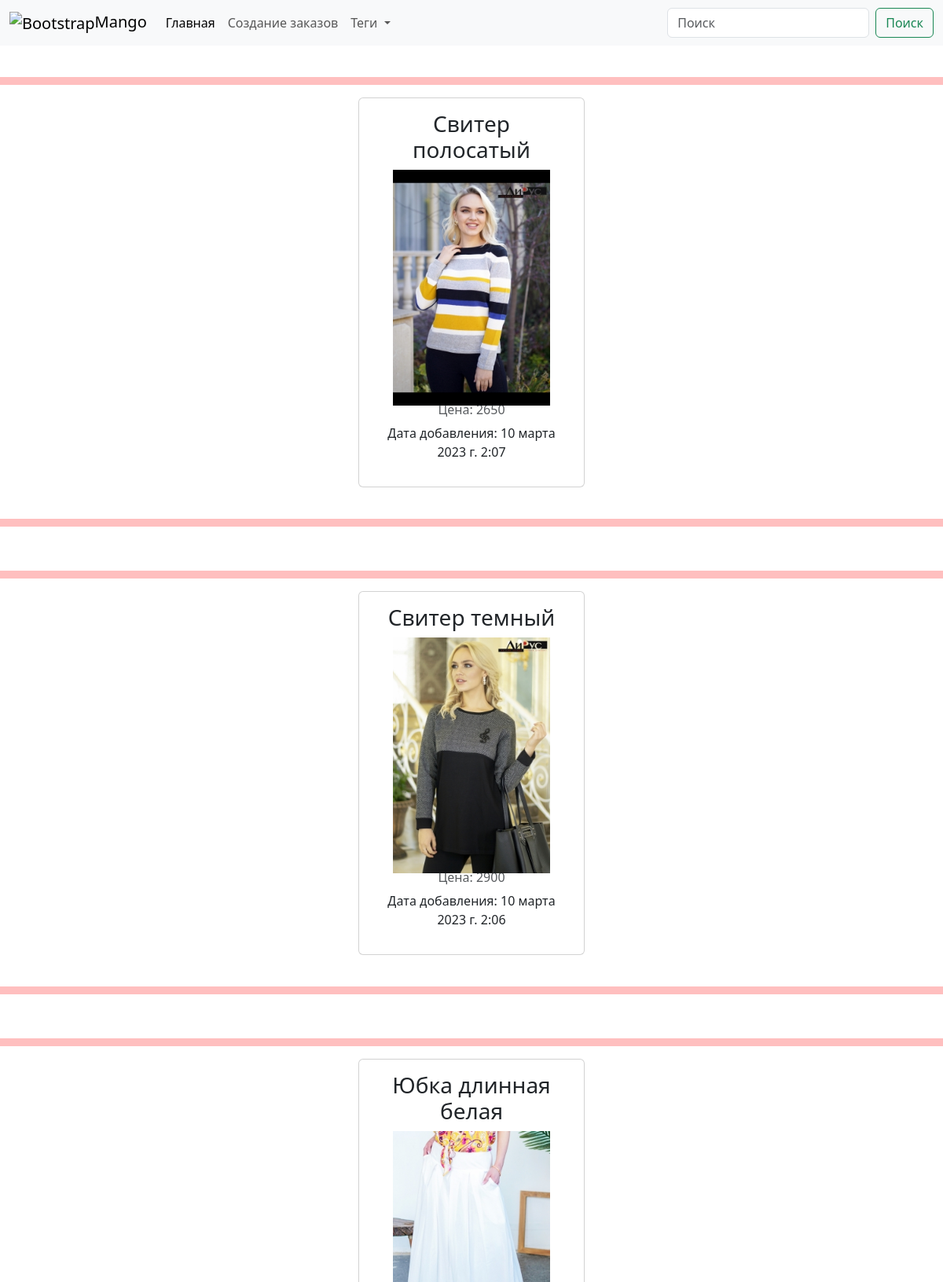
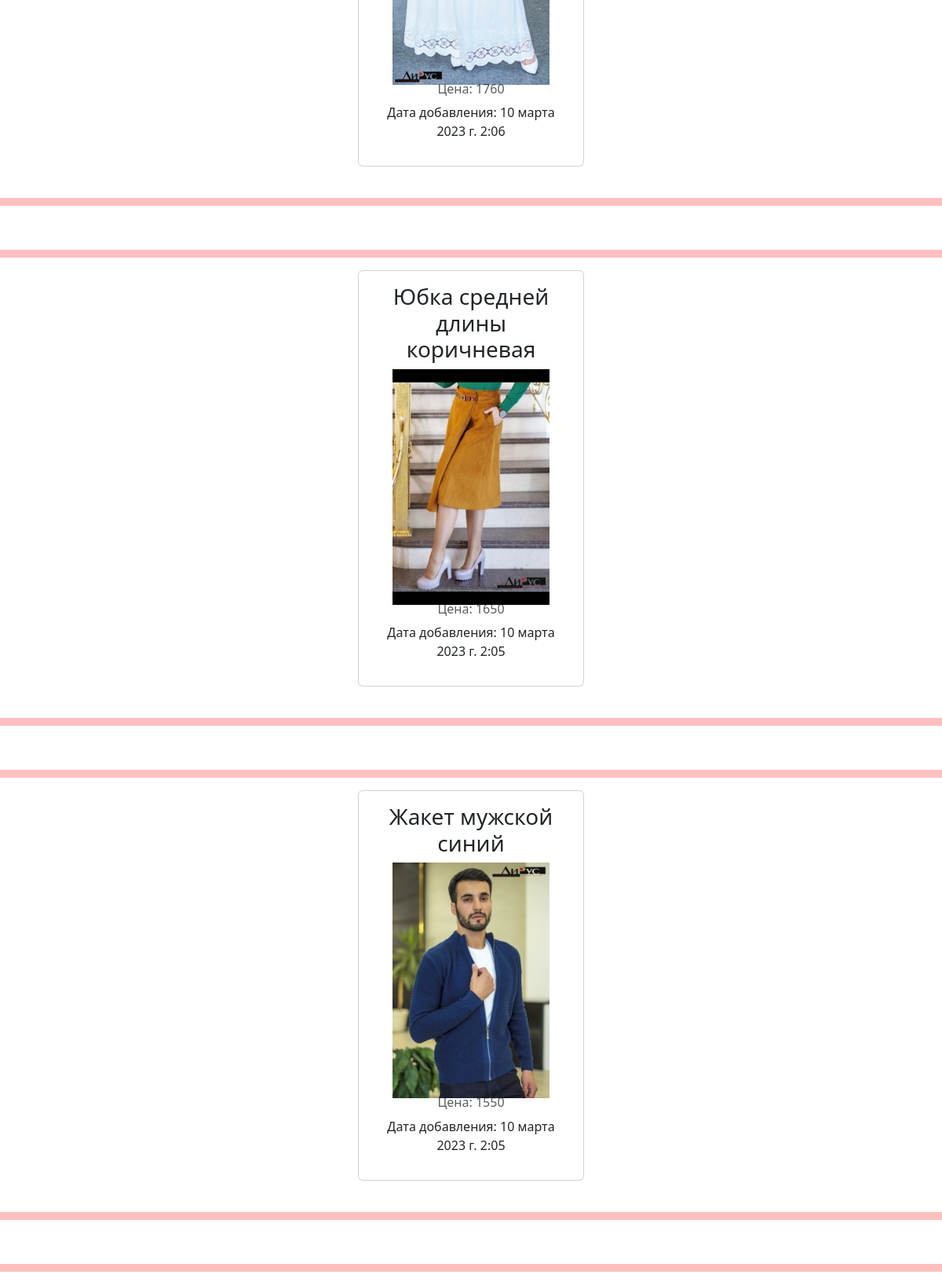
Screenshot of /cloth/ (upper part) with the database file from the repository (2 pictures, top to bottom).
### cloth/models.py (models this page shows, shortened)
class ProductCL(models.Model):
    class Meta:
        verbose_name = "Одежда"
        verbose_name_plural = "Одежда"
    name = models.CharField('Название одежды', max_length=50)
    image = models.ImageField('Картинка', upload_to='', null=True)
    price = models.PositiveIntegerField('Цена')
    date_created = models.DateTimeField(auto_now_add=True)
    tags = models.ManyToManyField(TagCL)

### cloth/views.py (the view)
# urls.py: path("cloth/", views.ProductListView.as_view(), name="product"),
class ProductListView(ListView):
    queryset = models.ProductCL.objects.filter().order_by('-id')
    template_name = "product_list.html"
    def get_queryset(self):
        return models.ProductCL.objects.filter().order_by('-id')

### templates/product_list.html
{% include 'header.html' %}
<center>
    {% for i in object_list %}
    <br>
    <hr>
<div class="card" style="width: 18rem;">
  <div class="card-body">
    <h3 class="card-title">{{i.name}}</h3>
    <img src="{{i.image.url}}" alt="" width="200" height="300">
    <h6 class="card-subtitle mb-2 text-muted">Цена: {{i.price}}</h6>
    <p> Дата добавления: {{i.date_created}} </p>
  </div>
</div>
    <br>
    <hr>
    {% endfor %}
</center>
{% include 'footer.html' %}

### templates/header.html (shortened to what this page needs)
<!DOCTYPE html>
<html lang="en">
<head>
    <link href="https://cdn.jsdelivr.net/npm/bootstrap@5.3.0-alpha1/dist/css/bootstrap.min.css" rel="stylesheet">
</head>
<body>
<nav class="navbar navbar-expand-lg bg-body-tertiary">
  <div class="container-fluid">
    <a class="navbar-brand" href="/cloth/">
        <img src="https://e7.pngegg.com/pngimages/137/14/png-clipart-mango-logo-clothing-basel-brand-others-angle-text.png" alt="Bootstrap" width="80" height="50">Mango
    </a>
    <div class="collapse navbar-collapse" id="navbarSupportedContent">
      <ul class="navbar-nav me-auto mb-2 mb-lg-0">
        <li class="nav-item">
          <a class="nav-link active" aria-current="page" href="/cloth/">Главная</a>
        </li>
        <li class="nav-item">
          <a class="nav-link" href="/add_order/">Создание заказов</a>
        </li>
        <li class="nav-item dropdown">
          <a class="nav-link dropdown-toggle" href="#" role="button" data-bs-toggle="dropdown" aria-expanded="false">
            Теги
          </a>
        </li>
      </ul>
      <form class="d-flex" role="search">
        <input class="form-control me-2" type="search" placeholder="Поиск" aria-label="Поиск">
        <button class="btn btn-outline-success" type="submit">Поиск</button>
      </form>
    </div>
  </div>
</nav>

### templates/footer.html (shortened to what this page needs)
{% load static %}
<link rel="stylesheet" href="{% static 'css/style_cloth.css' %}">
</body>
</html>

### static/css/style_cloth.css (style rules this page uses)
body { background: url("https://sputnik.kg/img/07e4/08/1c/1049455490_0:134:1280:858_1920x0_80_0_0_e807bdd3c07605a9d24da444ed7b7900.jpg"); }
hr { border: none; color: red; background-color: red; height: 10px; }

### rows the page displays
ProductCL: name "Свитер полосатый", image (picture), price "2650", date_created "10 марта 2023 г. 2:07"
ProductCL: name "Свитер темный", image (picture), price "2900", date_created "10 марта 2023 г. 2:06"
ProductCL: name "Юбка длинная белая", image (picture), price "1760", date_created "10 марта 2023 г. 2:06"
ProductCL: name "Юбка средней длины коричневая", image (picture), price "1650", date_created "10 марта 2023 г. 2:05"
ProductCL: name "Жакет мужской синий", image (picture), price "1550", date_created "10 марта 2023 г. 2:05"
